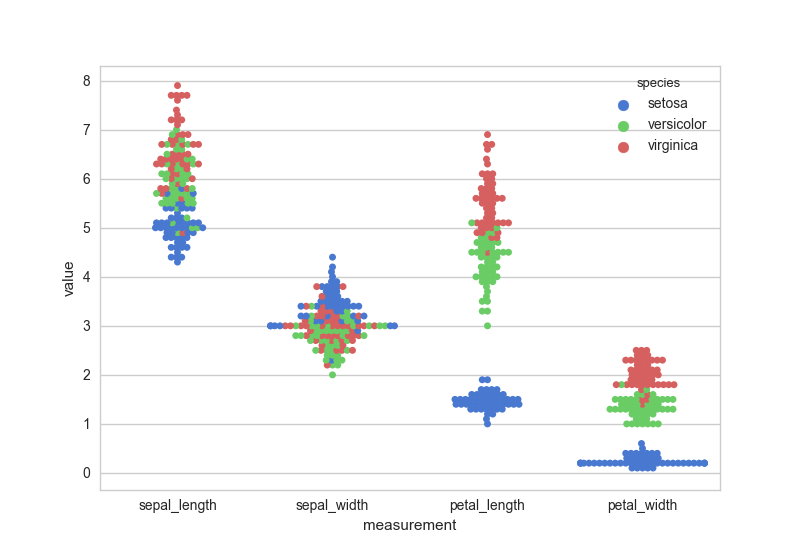

The Python source for this figure:
import pandas as pd
import seaborn as sns
import matplotlib.pyplot as plt

sns.set(style = "whitegrid", palette = "muted")

# Load the example iris dataset
iris = sns.load_dataset("iris")

# "Melt" the dataset to "long-form" or "tidy" representation
iris = pd.melt(iris, "species", var_name = "measurement")

# Draw a categorical scatterplot to show each observation
sns.swarmplot(x = "measurement", y = "value", hue = "species", data = iris)

# save and show the picture
plt.savefig('Scatterplot_with_categorical_variables.png')
plt.title('Scatterplot with categorical variables')
plt.show()

# source : https://seaborn.pydata.org/examples/scatterplot_categorical.html